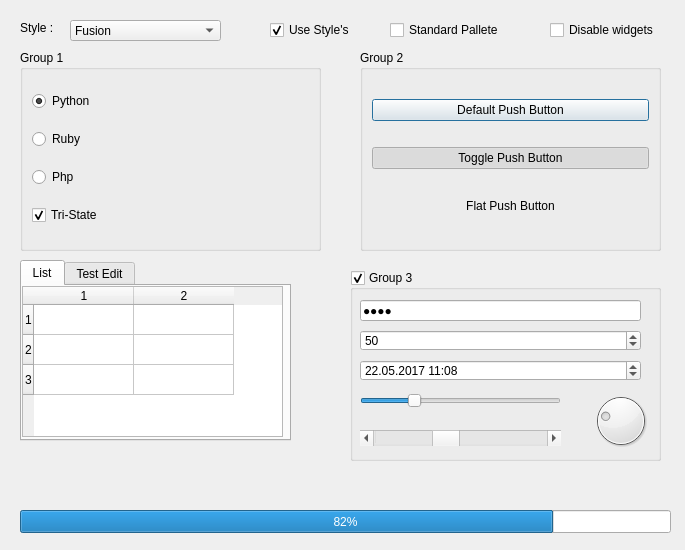
<?xml version="1.0" encoding="UTF-8"?>
<ui version="4.0">
 <class>Form</class>
 <widget class="QWidget" name="Form">
  <property name="geometry">
   <rect>
    <x>0</x>
    <y>0</y>
    <width>685</width>
    <height>550</height>
   </rect>
  </property>
  <property name="windowTitle">
   <string>Style</string>
  </property>
  <widget class="QLabel" name="label">
   <property name="geometry">
    <rect>
     <x>20</x>
     <y>20</y>
     <width>55</width>
     <height>16</height>
    </rect>
   </property>
   <property name="text">
    <string>Style :</string>
   </property>
  </widget>
  <widget class="QComboBox" name="comboBox_9">
   <property name="geometry">
    <rect>
     <x>70</x>
     <y>20</y>
     <width>151</width>
     <height>21</height>
    </rect>
   </property>
   <item>
    <property name="text">
     <string>Fusion</string>
    </property>
   </item>
  </widget>
  <widget class="QCheckBox" name="checkBox_5">
   <property name="geometry">
    <rect>
     <x>270</x>
     <y>20</y>
     <width>141</width>
     <height>20</height>
    </rect>
   </property>
   <property name="text">
    <string>Use Style's</string>
   </property>
   <property name="checked">
    <bool>true</bool>
   </property>
  </widget>
  <widget class="QCheckBox" name="checkBox_6">
   <property name="geometry">
    <rect>
     <x>390</x>
     <y>20</y>
     <width>141</width>
     <height>20</height>
    </rect>
   </property>
   <property name="text">
    <string>Standard Pallete</string>
   </property>
  </widget>
  <widget class="QCheckBox" name="checkBox_7">
   <property name="geometry">
    <rect>
     <x>550</x>
     <y>20</y>
     <width>141</width>
     <height>20</height>
    </rect>
   </property>
   <property name="text">
    <string>Disable widgets</string>
   </property>
  </widget>
  <widget class="QGroupBox" name="groupBox">
   <property name="geometry">
    <rect>
     <x>20</x>
     <y>50</y>
     <width>301</width>
     <height>201</height>
    </rect>
   </property>
   <property name="title">
    <string>Group 1</string>
   </property>
   <layout class="QVBoxLayout" name="verticalLayout_2">
    <item>
     <widget class="QRadioButton" name="radioButton_3">
      <property name="text">
       <string>Python</string>
      </property>
      <property name="checked">
       <bool>true</bool>
      </property>
     </widget>
    </item>
    <item>
     <widget class="QRadioButton" name="radioButton_7">
      <property name="text">
       <string>Ruby</string>
      </property>
     </widget>
    </item>
    <item>
     <widget class="QRadioButton" name="radioButton_4">
      <property name="text">
       <string>Php</string>
      </property>
     </widget>
    </item>
    <item>
     <widget class="QCheckBox" name="checkBox">
      <property name="enabled">
       <bool>true</bool>
      </property>
      <property name="tabletTracking">
       <bool>false</bool>
      </property>
      <property name="text">
       <string>Tri-State</string>
      </property>
      <property name="checked">
       <bool>true</bool>
      </property>
      <property name="tristate">
       <bool>true</bool>
      </property>
     </widget>
    </item>
   </layout>
  </widget>
  <widget class="QGroupBox" name="groupBox_2">
   <property name="geometry">
    <rect>
     <x>360</x>
     <y>50</y>
     <width>301</width>
     <height>201</height>
    </rect>
   </property>
   <property name="title">
    <string>Group 2</string>
   </property>
   <layout class="QVBoxLayout" name="verticalLayout_3">
    <item>
     <widget class="QPushButton" name="pushButton">
      <property name="text">
       <string>Default Push Button</string>
      </property>
      <property name="default">
       <bool>true</bool>
      </property>
     </widget>
    </item>
    <item>
     <widget class="QPushButton" name="pushButton_2">
      <property name="text">
       <string>Toggle Push Button</string>
      </property>
      <property name="checkable">
       <bool>true</bool>
      </property>
      <property name="checked">
       <bool>true</bool>
      </property>
     </widget>
    </item>
    <item>
     <widget class="QPushButton" name="pushButton_3">
      <property name="text">
       <string>Flat Push Button</string>
      </property>
      <property name="flat">
       <bool>true</bool>
      </property>
     </widget>
    </item>
   </layout>
  </widget>
  <widget class="QTabWidget" name="tabWidget">
   <property name="geometry">
    <rect>
     <x>20</x>
     <y>260</y>
     <width>271</width>
     <height>181</height>
    </rect>
   </property>
   <property name="currentIndex">
    <number>0</number>
   </property>
   <widget class="QWidget" name="tab">
    <attribute name="title">
     <string>List</string>
    </attribute>
    <widget class="QTableWidget" name="tableWidget">
     <property name="geometry">
      <rect>
       <x>0</x>
       <y>0</y>
       <width>261</width>
       <height>151</height>
      </rect>
     </property>
     <property name="gridStyle">
      <enum>Qt::SolidLine</enum>
     </property>
     <property name="columnCount">
      <number>2</number>
     </property>
     <row>
      <property name="text">
       <string>1</string>
      </property>
     </row>
     <row>
      <property name="text">
       <string>2</string>
      </property>
     </row>
     <row>
      <property name="text">
       <string>3</string>
      </property>
     </row>
     <column>
      <property name="text">
       <string>1</string>
      </property>
     </column>
     <column>
      <property name="text">
       <string>2</string>
      </property>
     </column>
    </widget>
   </widget>
   <widget class="QWidget" name="tab_2">
    <attribute name="title">
     <string>Test Edit</string>
    </attribute>
   </widget>
  </widget>
  <widget class="QProgressBar" name="progressBar">
   <property name="geometry">
    <rect>
     <x>20</x>
     <y>510</y>
     <width>651</width>
     <height>23</height>
    </rect>
   </property>
   <property name="value">
    <number>82</number>
   </property>
  </widget>
  <widget class="QGroupBox" name="groupBox_3">
   <property name="geometry">
    <rect>
     <x>350</x>
     <y>270</y>
     <width>311</width>
     <height>191</height>
    </rect>
   </property>
   <property name="title">
    <string>Group 3</string>
   </property>
   <property name="flat">
    <bool>false</bool>
   </property>
   <property name="checkable">
    <bool>true</bool>
   </property>
   <widget class="QLineEdit" name="lineEdit">
    <property name="geometry">
     <rect>
      <x>10</x>
      <y>30</y>
      <width>281</width>
      <height>21</height>
     </rect>
    </property>
    <property name="text">
     <string>1234</string>
    </property>
    <property name="echoMode">
     <enum>QLineEdit::Password</enum>
    </property>
   </widget>
   <widget class="QSpinBox" name="spinBox">
    <property name="geometry">
     <rect>
      <x>10</x>
      <y>60</y>
      <width>281</width>
      <height>21</height>
     </rect>
    </property>
    <property name="value">
     <number>50</number>
    </property>
   </widget>
   <widget class="QDateTimeEdit" name="dateTimeEdit_2">
    <property name="geometry">
     <rect>
      <x>10</x>
      <y>90</y>
      <width>281</width>
      <height>21</height>
     </rect>
    </property>
    <property name="date">
     <date>
      <year>2017</year>
      <month>5</month>
      <day>22</day>
     </date>
    </property>
    <property name="time">
     <time>
      <hour>11</hour>
      <minute>8</minute>
      <second>0</second>
     </time>
    </property>
    <property name="displayFormat">
     <string>dd.MM.yyyy H:mm</string>
    </property>
   </widget>
   <widget class="QDial" name="dial">
    <property name="geometry">
     <rect>
      <x>240</x>
      <y>120</y>
      <width>61</width>
      <height>61</height>
     </rect>
    </property>
    <property name="value">
     <number>25</number>
    </property>
    <property name="orientation">
     <enum>Qt::Vertical</enum>
    </property>
   </widget>
   <widget class="QSlider" name="horizontalSlider">
    <property name="geometry">
     <rect>
      <x>10</x>
      <y>120</y>
      <width>201</width>
      <height>22</height>
     </rect>
    </property>
    <property name="value">
     <number>25</number>
    </property>
    <property name="orientation">
     <enum>Qt::Horizontal</enum>
    </property>
   </widget>
   <widget class="QScrollBar" name="horizontalScrollBar_2">
    <property name="geometry">
     <rect>
      <x>10</x>
      <y>160</y>
      <width>201</width>
      <height>16</height>
     </rect>
    </property>
    <property name="value">
     <number>40</number>
    </property>
    <property name="orientation">
     <enum>Qt::Horizontal</enum>
    </property>
   </widget>
  </widget>
 </widget>
 <resources/>
 <connections/>
</ui>
